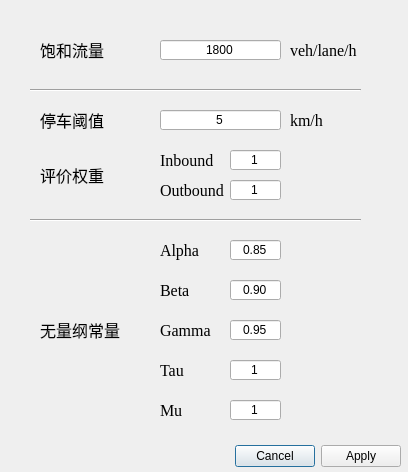
<?xml version="1.0" encoding="UTF-8"?>
<ui version="4.0">
 <class>Setting</class>
 <widget class="QDialog" name="Setting">
  <property name="geometry">
   <rect>
    <x>0</x>
    <y>0</y>
    <width>408</width>
    <height>472</height>
   </rect>
  </property>
  <property name="windowTitle">
   <string>设置</string>
  </property>
  <property name="windowIcon">
   <iconset>
    <normaloff>icon_main/setting.png</normaloff>icon_main/setting.png</iconset>
  </property>
  <widget class="QDialogButtonBox" name="buttonBoxSettingCtro">
   <property name="geometry">
    <rect>
     <x>230</x>
     <y>440</y>
     <width>171</width>
     <height>32</height>
    </rect>
   </property>
   <property name="orientation">
    <enum>Qt::Horizontal</enum>
   </property>
   <property name="standardButtons">
    <set>QDialogButtonBox::Apply|QDialogButtonBox::Cancel</set>
   </property>
  </widget>
  <widget class="QLabel" name="labelSetting_veh">
   <property name="geometry">
    <rect>
     <x>40</x>
     <y>40</y>
     <width>70</width>
     <height>20</height>
    </rect>
   </property>
   <property name="font">
    <font>
     <family>宋体</family>
     <pointsize>12</pointsize>
    </font>
   </property>
   <property name="text">
    <string>饱和流量</string>
   </property>
  </widget>
  <widget class="QLineEdit" name="lineEditSetting_vehinput">
   <property name="geometry">
    <rect>
     <x>160</x>
     <y>40</y>
     <width>121</width>
     <height>20</height>
    </rect>
   </property>
   <property name="inputMask">
    <string/>
   </property>
   <property name="text">
    <string>1800</string>
   </property>
   <property name="alignment">
    <set>Qt::AlignCenter</set>
   </property>
   <property name="dragEnabled">
    <bool>false</bool>
   </property>
   <property name="placeholderText">
    <string>1800</string>
   </property>
  </widget>
  <widget class="QLabel" name="labelSetting_vehunint">
   <property name="geometry">
    <rect>
     <x>290</x>
     <y>40</y>
     <width>70</width>
     <height>20</height>
    </rect>
   </property>
   <property name="font">
    <font>
     <family>Times New Roman</family>
     <pointsize>12</pointsize>
    </font>
   </property>
   <property name="text">
    <string>veh/lane/h</string>
   </property>
  </widget>
  <widget class="QLabel" name="labelSetting_weight">
   <property name="geometry">
    <rect>
     <x>40</x>
     <y>165</y>
     <width>70</width>
     <height>20</height>
    </rect>
   </property>
   <property name="font">
    <font>
     <family>宋体</family>
     <pointsize>12</pointsize>
    </font>
   </property>
   <property name="text">
    <string>评价权重</string>
   </property>
  </widget>
  <widget class="QLineEdit" name="lineEditSetting_weightInbound">
   <property name="geometry">
    <rect>
     <x>230</x>
     <y>150</y>
     <width>51</width>
     <height>20</height>
    </rect>
   </property>
   <property name="text">
    <string>1</string>
   </property>
   <property name="alignment">
    <set>Qt::AlignCenter</set>
   </property>
   <property name="placeholderText">
    <string>1</string>
   </property>
  </widget>
  <widget class="QLineEdit" name="lineEditSetting_weightOutbound">
   <property name="geometry">
    <rect>
     <x>230</x>
     <y>180</y>
     <width>51</width>
     <height>20</height>
    </rect>
   </property>
   <property name="text">
    <string>1</string>
   </property>
   <property name="alignment">
    <set>Qt::AlignCenter</set>
   </property>
   <property name="placeholderText">
    <string>1</string>
   </property>
  </widget>
  <widget class="QLabel" name="labelSetting_weightInbound">
   <property name="geometry">
    <rect>
     <x>160</x>
     <y>150</y>
     <width>70</width>
     <height>20</height>
    </rect>
   </property>
   <property name="font">
    <font>
     <family>Times New Roman</family>
     <pointsize>12</pointsize>
    </font>
   </property>
   <property name="text">
    <string>Inbound</string>
   </property>
  </widget>
  <widget class="QLabel" name="labelSetting_weightOutbound">
   <property name="geometry">
    <rect>
     <x>160</x>
     <y>180</y>
     <width>70</width>
     <height>20</height>
    </rect>
   </property>
   <property name="font">
    <font>
     <family>Times New Roman</family>
     <pointsize>12</pointsize>
    </font>
   </property>
   <property name="text">
    <string>Outbound</string>
   </property>
  </widget>
  <widget class="QLabel" name="labelSetting_common">
   <property name="geometry">
    <rect>
     <x>40</x>
     <y>320</y>
     <width>81</width>
     <height>20</height>
    </rect>
   </property>
   <property name="font">
    <font>
     <family>宋体</family>
     <pointsize>12</pointsize>
    </font>
   </property>
   <property name="text">
    <string>无量纲常量</string>
   </property>
  </widget>
  <widget class="QLineEdit" name="lineEditSetting_commonAinput">
   <property name="geometry">
    <rect>
     <x>230</x>
     <y>240</y>
     <width>51</width>
     <height>20</height>
    </rect>
   </property>
   <property name="text">
    <string>0.85</string>
   </property>
   <property name="alignment">
    <set>Qt::AlignCenter</set>
   </property>
   <property name="placeholderText">
    <string>0.85</string>
   </property>
  </widget>
  <widget class="QLabel" name="labelSetting_commonA">
   <property name="geometry">
    <rect>
     <x>160</x>
     <y>240</y>
     <width>51</width>
     <height>20</height>
    </rect>
   </property>
   <property name="font">
    <font>
     <family>Times New Roman</family>
     <pointsize>12</pointsize>
    </font>
   </property>
   <property name="text">
    <string>Alpha</string>
   </property>
  </widget>
  <widget class="Line" name="line">
   <property name="geometry">
    <rect>
     <x>30</x>
     <y>80</y>
     <width>331</width>
     <height>20</height>
    </rect>
   </property>
   <property name="orientation">
    <enum>Qt::Horizontal</enum>
   </property>
  </widget>
  <widget class="Line" name="line_2">
   <property name="geometry">
    <rect>
     <x>30</x>
     <y>210</y>
     <width>331</width>
     <height>20</height>
    </rect>
   </property>
   <property name="orientation">
    <enum>Qt::Horizontal</enum>
   </property>
  </widget>
  <widget class="QLabel" name="labelSetting_commonB">
   <property name="geometry">
    <rect>
     <x>160</x>
     <y>280</y>
     <width>51</width>
     <height>20</height>
    </rect>
   </property>
   <property name="font">
    <font>
     <family>Times New Roman</family>
     <pointsize>12</pointsize>
    </font>
   </property>
   <property name="text">
    <string>Beta</string>
   </property>
  </widget>
  <widget class="QLineEdit" name="lineEditSetting_commonBinput">
   <property name="geometry">
    <rect>
     <x>230</x>
     <y>280</y>
     <width>51</width>
     <height>20</height>
    </rect>
   </property>
   <property name="text">
    <string>0.90</string>
   </property>
   <property name="alignment">
    <set>Qt::AlignCenter</set>
   </property>
   <property name="placeholderText">
    <string>0.9</string>
   </property>
  </widget>
  <widget class="QLabel" name="labelSetting_commonG">
   <property name="geometry">
    <rect>
     <x>160</x>
     <y>320</y>
     <width>51</width>
     <height>20</height>
    </rect>
   </property>
   <property name="font">
    <font>
     <family>Times New Roman</family>
     <pointsize>12</pointsize>
    </font>
   </property>
   <property name="text">
    <string>Gamma</string>
   </property>
  </widget>
  <widget class="QLineEdit" name="lineEditSetting_commonGinput">
   <property name="geometry">
    <rect>
     <x>230</x>
     <y>320</y>
     <width>51</width>
     <height>20</height>
    </rect>
   </property>
   <property name="text">
    <string>0.95</string>
   </property>
   <property name="alignment">
    <set>Qt::AlignCenter</set>
   </property>
   <property name="placeholderText">
    <string>0.95</string>
   </property>
  </widget>
  <widget class="QLabel" name="labelSetting_commonT">
   <property name="geometry">
    <rect>
     <x>160</x>
     <y>360</y>
     <width>51</width>
     <height>20</height>
    </rect>
   </property>
   <property name="font">
    <font>
     <family>Times New Roman</family>
     <pointsize>12</pointsize>
    </font>
   </property>
   <property name="text">
    <string>Tau</string>
   </property>
  </widget>
  <widget class="QLineEdit" name="lineEditSetting_commonTinput">
   <property name="geometry">
    <rect>
     <x>230</x>
     <y>360</y>
     <width>51</width>
     <height>20</height>
    </rect>
   </property>
   <property name="text">
    <string>1</string>
   </property>
   <property name="alignment">
    <set>Qt::AlignCenter</set>
   </property>
   <property name="placeholderText">
    <string>1</string>
   </property>
  </widget>
  <widget class="QLabel" name="labelSetting_commonM">
   <property name="geometry">
    <rect>
     <x>160</x>
     <y>400</y>
     <width>51</width>
     <height>20</height>
    </rect>
   </property>
   <property name="font">
    <font>
     <family>Times New Roman</family>
     <pointsize>12</pointsize>
    </font>
   </property>
   <property name="text">
    <string>Mu</string>
   </property>
  </widget>
  <widget class="QLineEdit" name="lineEditSetting_commonMinput">
   <property name="geometry">
    <rect>
     <x>230</x>
     <y>400</y>
     <width>51</width>
     <height>20</height>
    </rect>
   </property>
   <property name="text">
    <string>1</string>
   </property>
   <property name="alignment">
    <set>Qt::AlignCenter</set>
   </property>
   <property name="placeholderText">
    <string>1</string>
   </property>
  </widget>
  <widget class="QLabel" name="labelSetting_veh_2">
   <property name="geometry">
    <rect>
     <x>40</x>
     <y>110</y>
     <width>70</width>
     <height>20</height>
    </rect>
   </property>
   <property name="font">
    <font>
     <family>宋体</family>
     <pointsize>12</pointsize>
    </font>
   </property>
   <property name="text">
    <string>停车阈值</string>
   </property>
  </widget>
  <widget class="QLabel" name="labelSetting_vehunint_2">
   <property name="geometry">
    <rect>
     <x>290</x>
     <y>110</y>
     <width>70</width>
     <height>20</height>
    </rect>
   </property>
   <property name="font">
    <font>
     <family>Times New Roman</family>
     <pointsize>12</pointsize>
    </font>
   </property>
   <property name="text">
    <string>km/h</string>
   </property>
  </widget>
  <widget class="QLineEdit" name="lineEditSetting_stop_threshold">
   <property name="geometry">
    <rect>
     <x>160</x>
     <y>110</y>
     <width>121</width>
     <height>20</height>
    </rect>
   </property>
   <property name="inputMask">
    <string/>
   </property>
   <property name="text">
    <string>5</string>
   </property>
   <property name="alignment">
    <set>Qt::AlignCenter</set>
   </property>
   <property name="dragEnabled">
    <bool>false</bool>
   </property>
   <property name="placeholderText">
    <string>5</string>
   </property>
  </widget>
 </widget>
 <resources/>
 <connections>
  <connection>
   <sender>buttonBoxSettingCtro</sender>
   <signal>accepted()</signal>
   <receiver>Setting</receiver>
   <slot>accept()</slot>
   <hints>
    <hint type="sourcelabel">
     <x>248</x>
     <y>254</y>
    </hint>
    <hint type="destinationlabel">
     <x>157</x>
     <y>274</y>
    </hint>
   </hints>
  </connection>
  <connection>
   <sender>buttonBoxSettingCtro</sender>
   <signal>rejected()</signal>
   <receiver>Setting</receiver>
   <slot>reject()</slot>
   <hints>
    <hint type="sourcelabel">
     <x>316</x>
     <y>260</y>
    </hint>
    <hint type="destinationlabel">
     <x>286</x>
     <y>274</y>
    </hint>
   </hints>
  </connection>
 </connections>
</ui>
